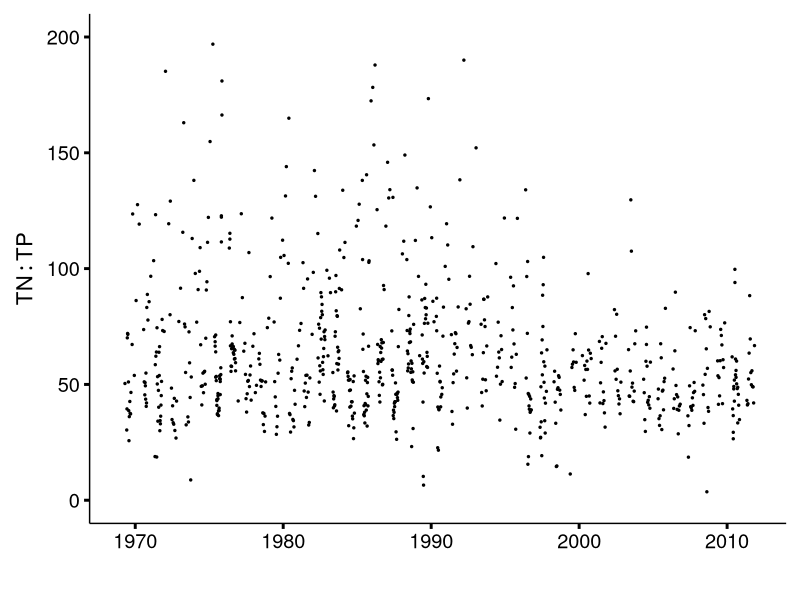
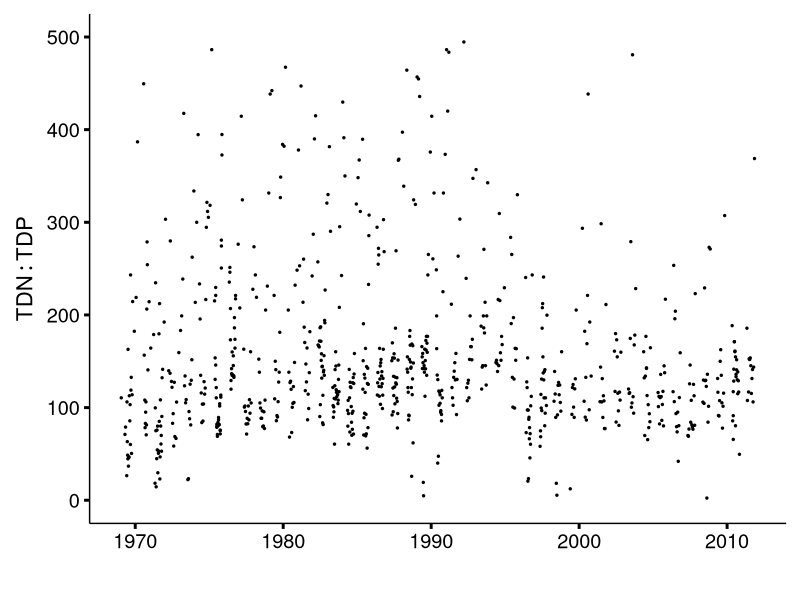
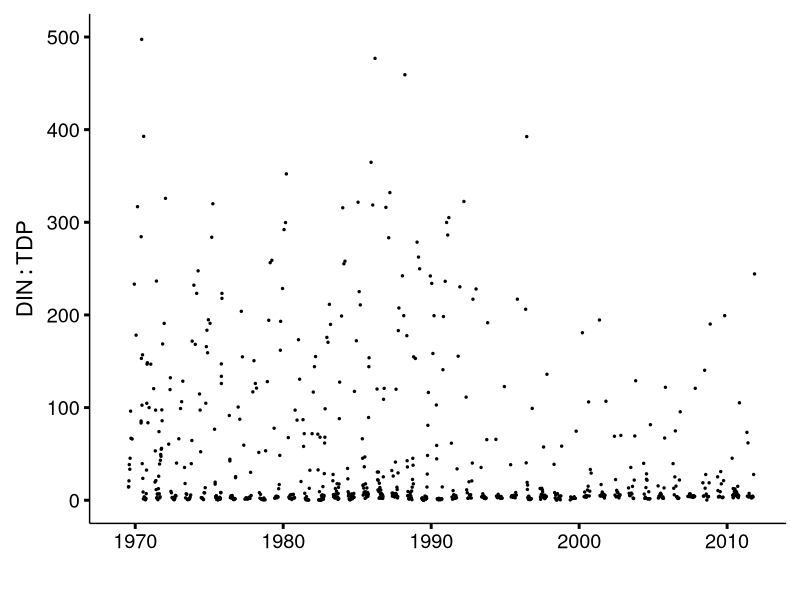
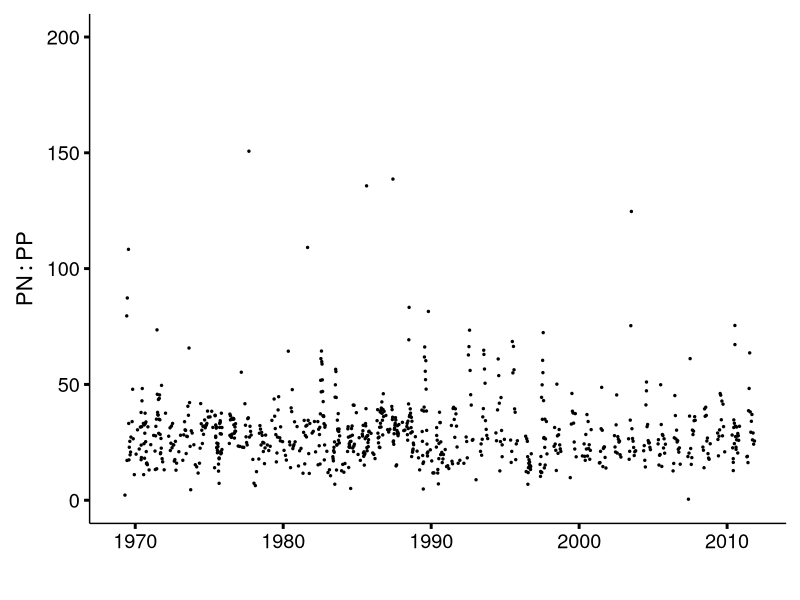
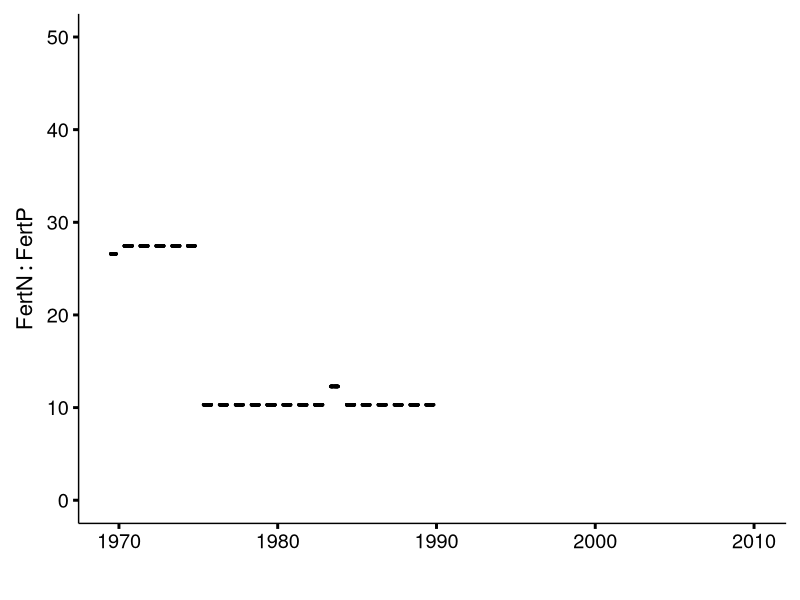
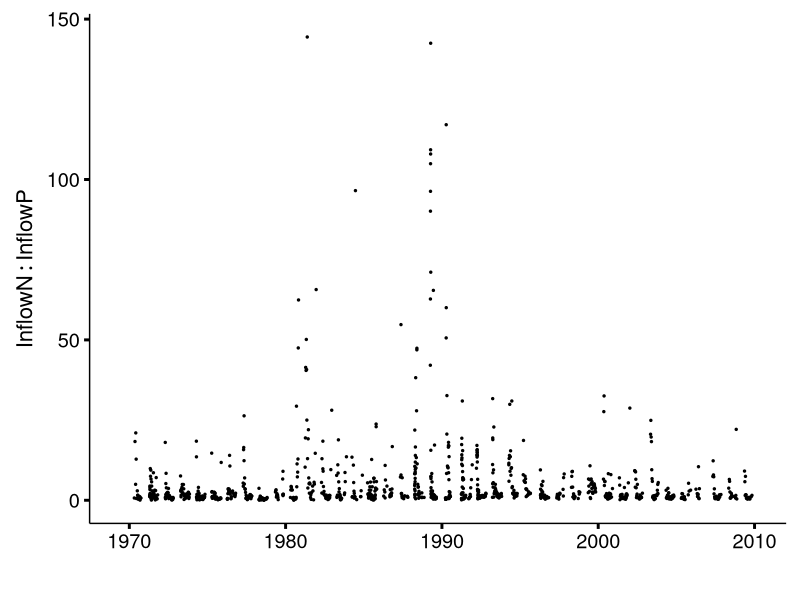
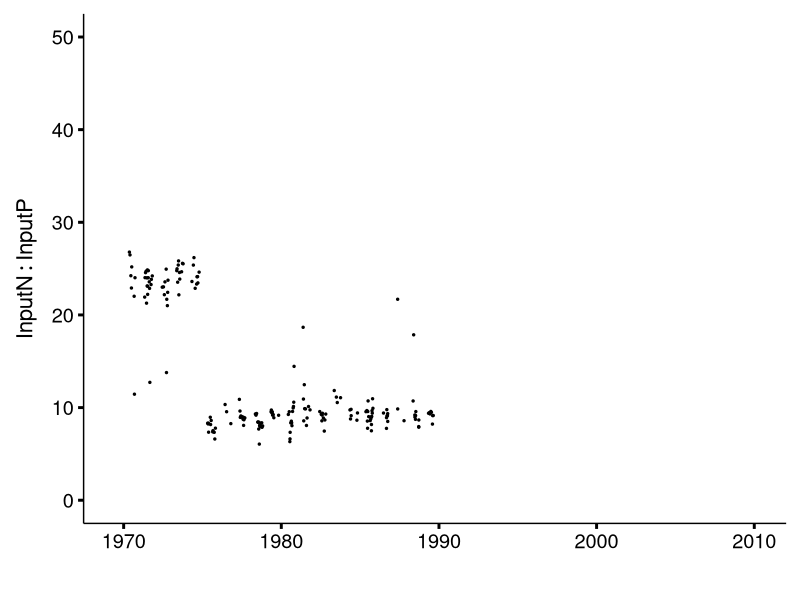

Here is the R script that generated these plots, in order:
setwd("/Users/krsalkgu/Documents/SourceTree/L227/Postproc_code/L227")

NtoPLake <- read.csv("NP_Stoichiometry_L227.csv")
attach(NtoPLake)
head(NtoPLake)
NtoPInflow <- read.csv("NP_Stoichiometry_Inflow.csv")
attach(NtoPInflow)
head(NtoPInflow)

#Change concentrations from mass (ug/L) to molar (umol/L)
Fert_TP_molar <- Fert_TP/30.97
Inflow_TP_molar <- Inflow_TP/30.97
Fert_TN_molar <- Fert_TN/14.01
Inflow_TN_molar <- Inflow_TN/14.01
NO3_molar <- NO3/14.01
NH4_molar <- NH4/14.01
DIN_molar <- NO3_molar + NH4_molar
PN_molar <- PN/14.01
TDN_molar <- TDN/14.01
PP_molar <- PP/30.97
TDP_molar <- TDP/30.97
TN_molar <- TDN_molar + PN_molar
TP_molar <- TDP_molar + PP_molar

#Combine inflows + fertilization
Input_TN_molar <- Fert_TN_molar + Inflow_TN_molar
Input_TP_molar <- Fert_TP_molar + Inflow_TP_molar

#Create N:P stoichiometric ratios in lake and inputs
Fert_NtoP <- Fert_TN_molar/Fert_TP_molar
Inflow_NtoP <- Inflow_TN_molar/Inflow_TP_molar
Input_NtoP <- Input_TN_molar/Input_TP_molar
DINtoTDP <- DIN_molar/TDP_molar
TDNtoTDP <- TDN_molar/TDP_molar
PNtoPP <- PN_molar/PP_molar
TNtoTP <- TN_molar/TP_molar

#Convert dates from factor to date format
Datelake <- as.Date(NtoPLake$Date, "%m/%d/%y")
Dateinflow <- as.Date(NtoPInflow$Date, "%m/%d/%Y")

#Create data frames for N:P stoichiometry in lake and inflows
NtoPinsitu <- data.frame(Datelake, TNtoTP, PNtoPP, DINtoTDP, TDNtoTDP)
NtoPinput <- data.frame(Dateinflow, Fert_NtoP, Inflow_NtoP, Input_NtoP)

library(ggplot2)
theme_std <- function (base_size = 16, base_family = "") {
  theme_grey(base_size = base_size, base_family = base_family) %+replace% 
    theme(axis.ticks = element_line(colour = "black", size = 1), 
          legend.key = element_rect(colour = "white"), 
          panel.background = element_rect(fill = "white", colour = NA), 
          panel.border = element_rect(fill = NA, colour = NA),
          axis.line = element_line(size = 0.5, colour = "black"),
          panel.grid.major = element_line(NA), 
          panel.grid.minor = element_line(NA), 
          strip.background = element_rect(fill = "grey80", colour = "grey50", size = 0.2),
          axis.text  = element_text(size=rel(0.9)),
          axis.title.x = element_text(margin = unit(c(3, 0, 0, 0), "mm"),size=rel(1)),
          axis.title.y = element_text(margin = unit(c(0, 3, 0, 0), "mm"),size=rel(1), angle = 90),
          strip.text = element_text(size = rel(1.15), colour = "black", face = "bold"),
          plot.margin=unit(c(10,10,10,10),"pt"))}
theme_set(theme_std())

# library(strucchange)
# a = breakpoints (TNtoTP ~ Datelake, data = NtoPinsitu)
# breakdates(a, format.times=T)
# TNtoTPbydate <- lm(TNtoTP ~ Datelake)



ggplot(NtoPinsitu, aes(x = Datelake)) +
  geom_point(aes(y = TNtoTP), size = 0.5) +
  ylim(0,200) +
  ylab(expression(TN:TP)) +
  xlab(" ") +
  theme(legend.position = c(0.9,0.9))

ggplot(NtoPinsitu, aes(x = Datelake)) +
  geom_point(aes(y = TDNtoTDP), size = 0.5) +
  ylim(0,500) +
  ylab(expression(TDN:TDP)) +
  xlab(" ") +
  theme(legend.position = c(0.9,0.9)) 

ggplot(NtoPinsitu, aes(x = Datelake)) +
  geom_point(aes(y = DINtoTDP), size = 0.5) +
  ylim(0,500) +
  ylab(expression(DIN:TDP)) +
  xlab(" ") +
  theme(legend.position = c(0.9,0.9)) 

ggplot(NtoPinsitu, aes(x = Datelake)) +
  geom_point(aes(y = PNtoPP), size = 0.5) +
  ylim(0,200) +
  ylab(expression(PN:PP)) +
  xlab(" ") +
  theme(legend.position = c(0.9,0.9)) 

ggplot(NtoPinput, aes(x = Dateinflow)) +
  geom_point(aes(y = Fert_NtoP), size = 0.5) +
  ylim(0,50) +
  ylab(expression(FertN:FertP)) +
  xlab(" ") +
  theme(legend.position = c(0.9,0.9)) 

ggplot(NtoPinput, aes(x = Dateinflow)) +
  geom_point(aes(y = Inflow_NtoP), size = 0.5) +
  ylab(expression(InflowN:InflowP)) +
  xlab(" ") +
  theme(legend.position = c(0.9,0.9)) 

ggplot(NtoPinput, aes(x = Dateinflow)) +
  geom_point(aes(y = Input_NtoP), size = 0.5) +
  ylim(0,50) +
  ylab(expression(InputN:InputP)) +
  xlab(" ") +
  theme(legend.position = c(0.9,0.9)) 
